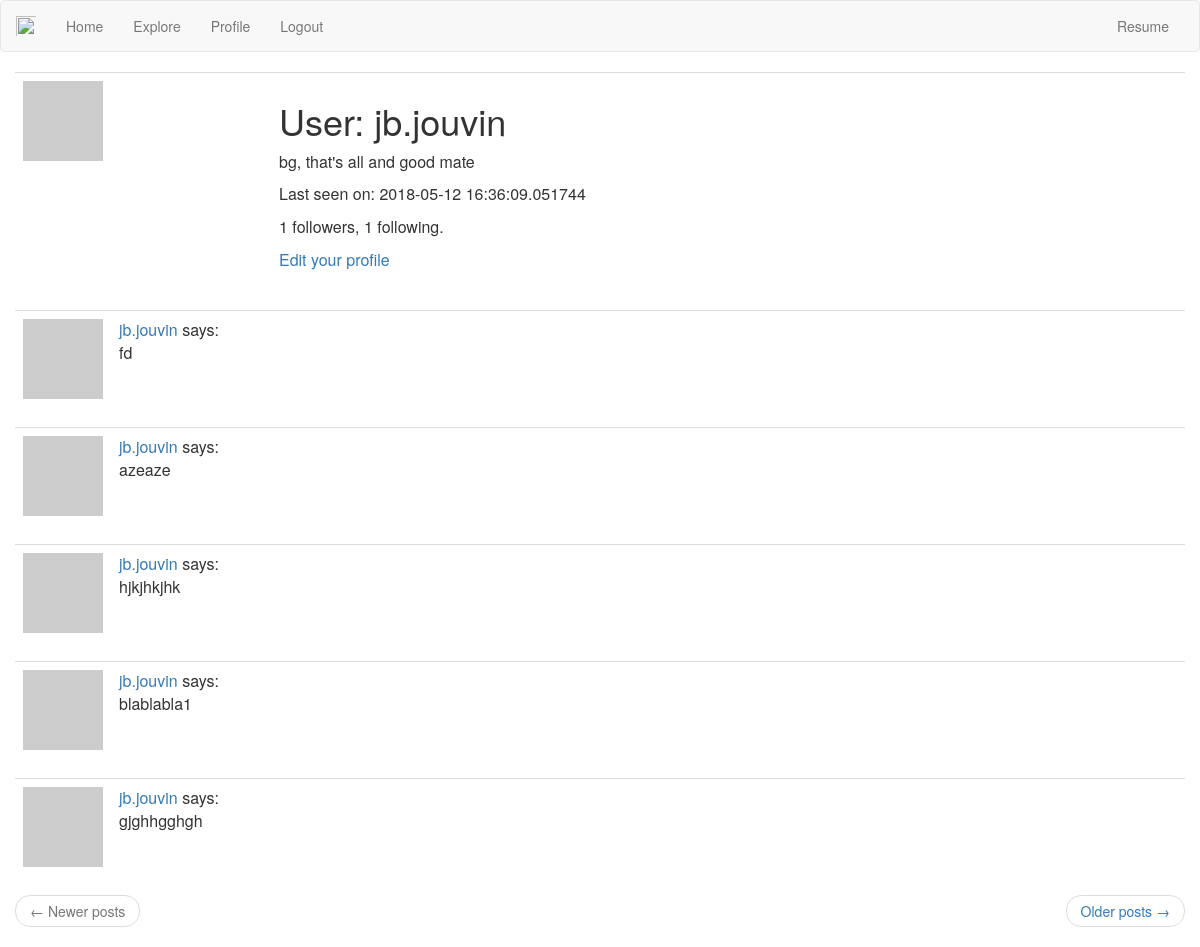
/user/jb.jouvin (signed in), run on an earlier commit of the app's database.
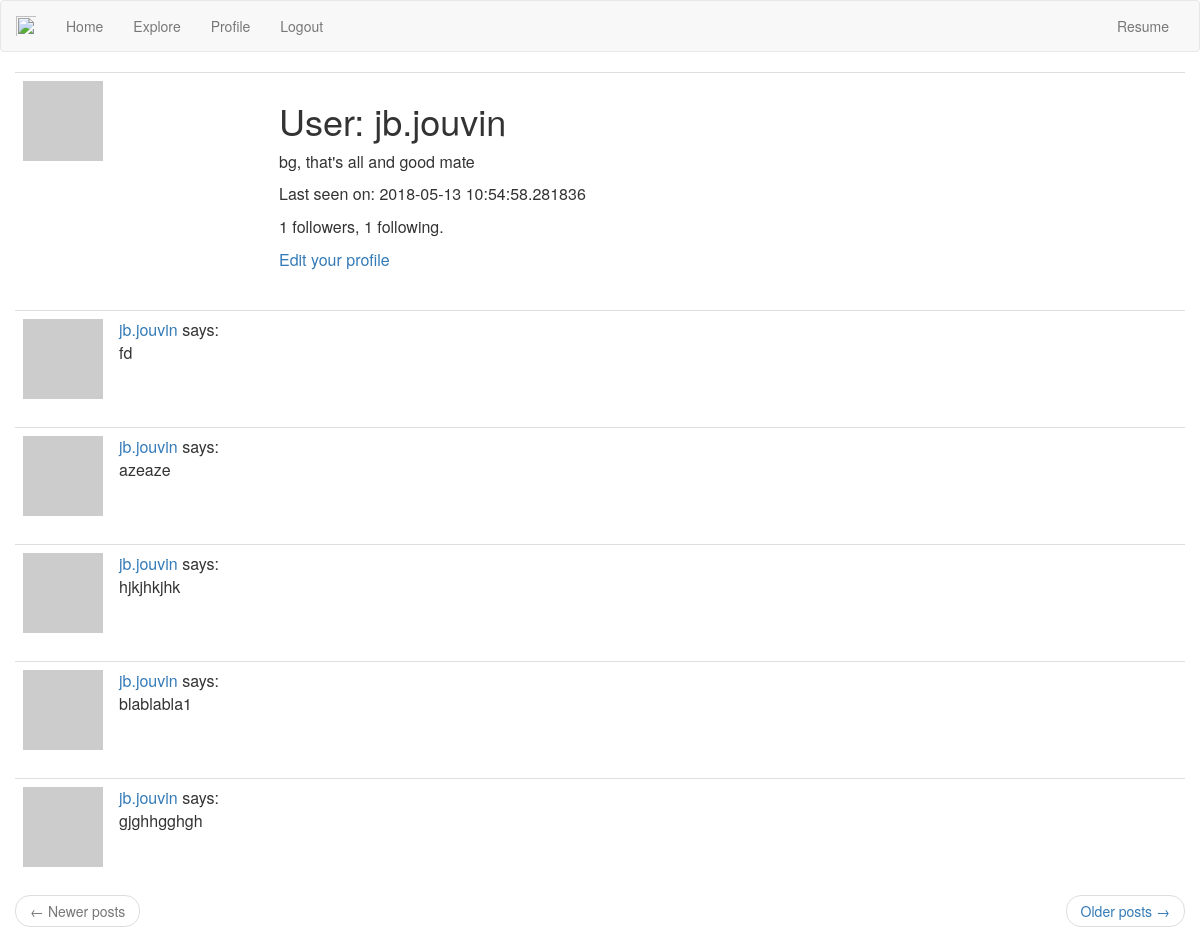
And on a later commit of the database.
### app/models.py (models this page shows, shortened)
class User(UserMixin, db.Model):
    id = db.Column(db.Integer, primary_key=True)
    username = db.Column(db.String(64), index=True, unique=True)
    email = db.Column(db.String(120), index=True, unique=True)
    password_hash = db.Column(db.String(128))
    posts = db.relationship("Post", backref="author", lazy="dynamic")
    about_me = db.Column(db.String(140))
    last_seen = db.Column(db.DateTime, default=datetime.utcnow)
    followed = db.relationship(
        'User', secondary=followers,
        primaryjoin=(followers.c.follower_id == id),
        secondaryjoin=(followers.c.followed_id == id),
        backref=db.backref('followers', lazy='dynamic'), lazy='dynamic')
    def avatar(self, size):
        digest = md5(self.email.lower().encode("utf-8")).hexdigest()
        return 'https://www.gravatar.com/avatar/{}?d=identicon&s={}'.format(
            digest, size)

class Post(db.Model):
    id = db.Column(db.Integer, primary_key=True)
    body = db.Column(db.String(140))
    timestamp = db.Column(db.DateTime, index=True, default=datetime.utcnow)
    user_id = db.Column(db.Integer, db.ForeignKey("user.id"))

### app/routes.py (the view)
@appy.route("/user/<username>")
@login_required
def user(username):
    user = User.query.filter_by(username=username).first_or_404()
    page = request.args.get('page', 1, type=int)
    posts = user.posts.order_by(Post.timestamp.desc()).paginate(
        page, appy.config['POSTS_PER_PAGE'], False)
    next_url = url_for('user', username=user.username, page=posts.next_num) \
        if posts.has_next else None
    prev_url = url_for('user', username=user.username, page=posts.prev_num) \
        if posts.has_prev else None
    return render_template(
        'user.html', user=user, posts=posts.items,
        next_url=next_url, prev_url=prev_url)

### app/models.py (called while the page is built)
@Login.user_loader
def load_user(id):
    return User.query.get(int(id))

### app/routes.py (called while the page is built)
@appy.before_request
def before_request():
    if current_user.is_authenticated:
        current_user.last_seen = datetime.utcnow()
        db.session.commit()

### app/templates/user.html
{% extends "base.html" %}
{% block app_content %}
    <table class="table table-hover">
        <tr>
            <td width="256px"><img src="{{ user.avatar(256) }}"></td>
            <td>
                <h1>User: {{ user.username }}</h1>
                {% if user.about_me %}<p>{{ user.about_me }}</p>{% endif %}
                {% if user.last_seen %}<p>Last seen on: {{ user.last_seen }}</p>{% endif %}
                <p>{{ user.followers.count() }} followers, {{ user.followed.count() }} following.</p>
                {% if user == current_user %}
                <p><a href="{{ url_for('edit_profile') }}">Edit your profile</a></p>
                {% elif not current_user.is_following(user) %}
                <p><a href="{{ url_for('follow', username=user.username) }}">Follow</a></p>
                {% else %}
                <p><a href="{{ url_for('unfollow', username=user.username) }}">Unfollow</a></p>
                {% endif %}
            </td>
        </tr>
    </table>
    {% for post in posts %}
        {% include '_post.html' %}
    {% endfor %}
    <nav aria-label="...">
        <ul class="pager">
            <li class="previous{% if not prev_url %} disabled{% endif %}">
                <a href="{{ prev_url or '#' }}">
                    <span aria-hidden="true">&larr;</span> Newer posts
                </a>
            </li>
            <li class="next{% if not next_url %} disabled{% endif %}">
                <a href="{{ next_url or '#' }}">
                    Older posts <span aria-hidden="true">&rarr;</span>
                </a>
            </li>
        </ul>
    </nav>
{% endblock %}

### app/templates/base.html (shortened to what this page needs)
<link rel="stylesheet" href="https://use.fontawesome.com/releases/v5.0.13/css/all.css">
{% extends 'bootstrap/base.html' %}
{% block navbar %}
    <nav class="navbar navbar-default">
        <div class="container-fluid">
            <div class="navbar-header">
                <img class="navbar-brand" src="http://flask.pocoo.org/docs/1.0/_static/flask.png"></img>
            </div>
            <div class="collapse navbar-collapse" id="bs-example-navbar-collapse-1">
                <ul class="nav navbar-nav">
                    <li><a href="{{ url_for('index') }}">Home</a></li>
                    <li><a href="{{ url_for('explore') }}">Explore</a></li>
                </ul>
                <ul class="nav navbar-nav navbar-center">
                    {% if current_user.is_anonymous %}
                    <li><a href="{{ url_for('login') }}">Login</a></li>
                    {% else %}
                    <li><a href="{{ url_for('user', username=current_user.username) }}">Profile</a></li>
                    <li><a href="{{ url_for('logout') }}">Logout</a></li>
                    {% endif %}
                </ul>
                    <ul class="nav navbar-nav navbar-right">
                    <li><a href="{{ url_for('resume') }}">Resume</a></li>
                </ul>
            </div>
        </div>
    </nav>
{% endblock %}
{% block content %}
    <div class="container-fluid">
        {% block app_content %}{% endblock %}
    </div>
{% endblock %}

### app/templates/_post.html
<table class="table table-hover">
    <tr>
        <td width="70px">
            <a href="{{ url_for('user', username=post.author.username) }}">
                <img src="{{ post.author.avatar(70) }}" />
            </a>
        </td>
        <td>
            <a href="{{ url_for('user', username=post.author.username) }}">
                {{ post.author.username }}
            </a>
            says:
            <br>
            {{ post.body }}
        </td>
    </tr>
</table>

What changed in the data, as far as the page shows it:
changed User "jb.jouvin": last_seen "2018-05-12 16:36:09.051744" → "2018-05-13 10:54:58.281836"
